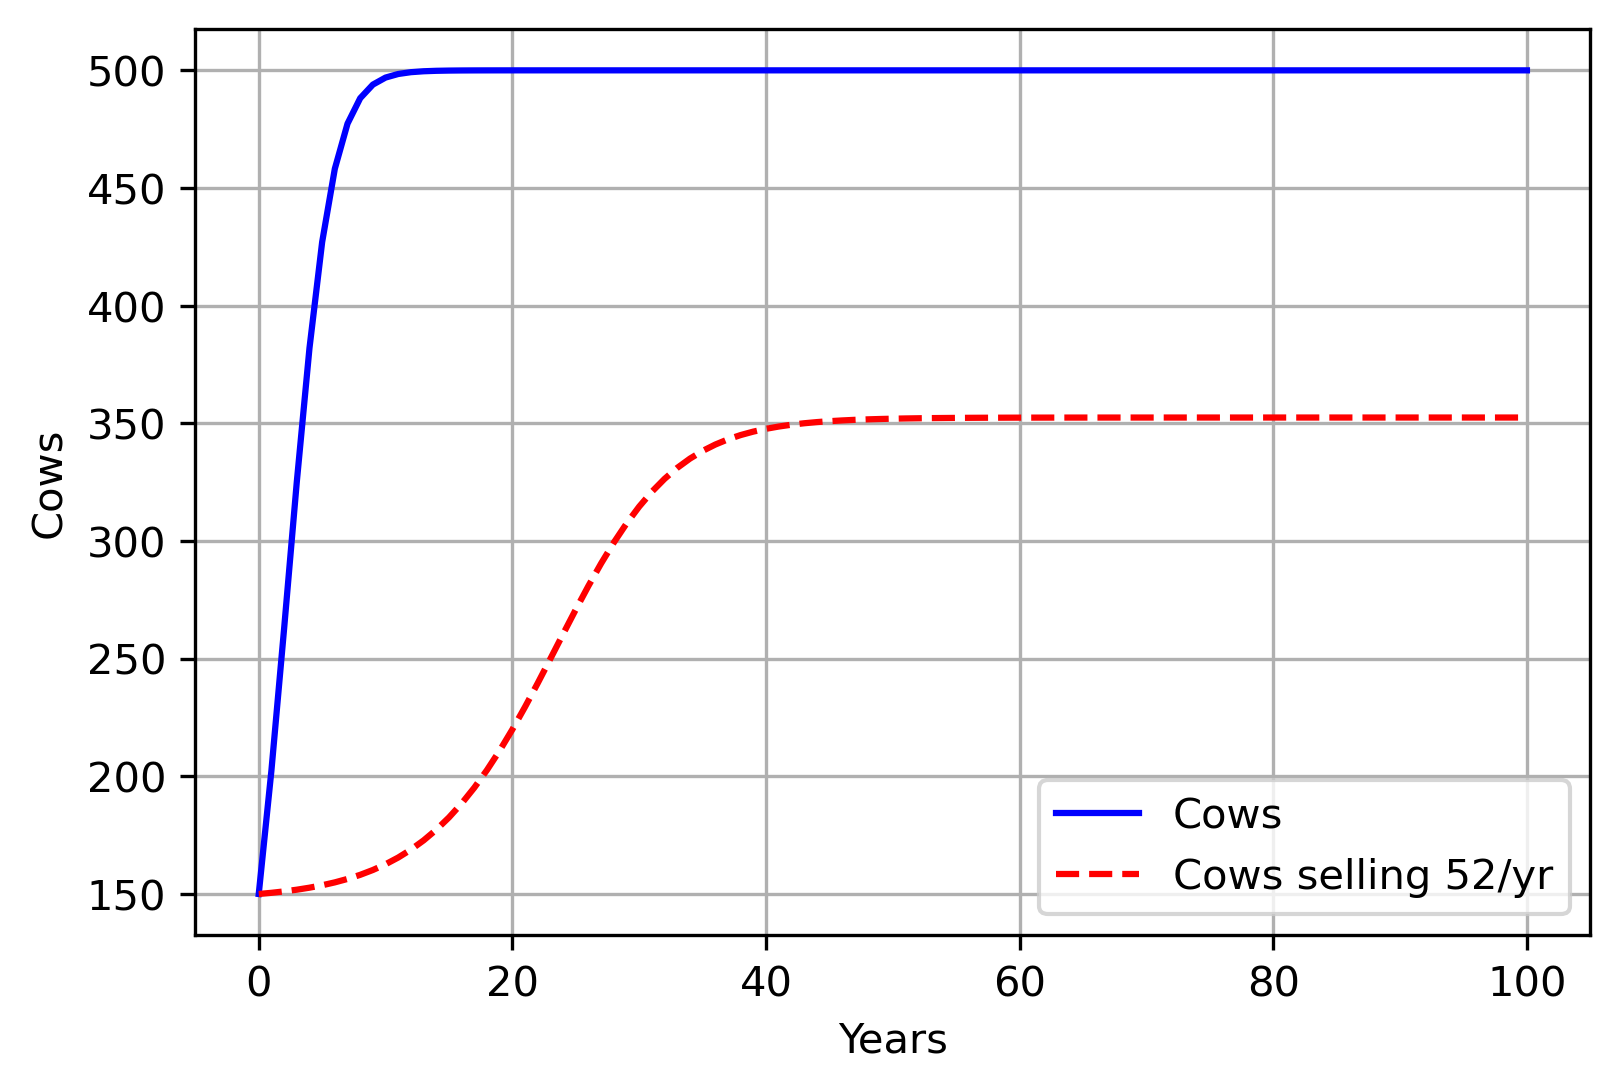

Reproduce this figure in Python.
#!/usr/bin/env python3
# -*- coding: utf-8 -*-
"""
BE523 Biosystems Analysis & Design
HW12 - Question 10. Suppose a ranch can sustain a herd of cattle and that the
cattle population can be modeled by the logistic equation:
    dP/dt=0.001*(500-P)*P
where dP/dt is the rate of change in the number of the heard per year so the
units for the rate constant are: /year.
a) Graph dP/dt vs P and determine the equilibrium states of this base model
   and label which are stable and unstable models.
b) If we choose to sell one animal per week (52/year), what is the new model?
c) Graph P vs t for both models, statting with 2 cows

Created on Tue Feb 23 12:27:06 2021
@author: eduardo
"""
import numpy as np
import matplotlib.pyplot as plt

dt = 1  # time step in years
P0 = 150
steps = 100
sell = 52  # one cow per week, in one year=52
r = 0.001  # growth rate 
K = 500  # carrying capacity

t = np.array(range(0, steps+1, dt))
P = np.zeros(len(t))
Psell = np.zeros(len(t))
P[0], Psell[0] = P0, P0

dPselldt = np.zeros(len(t))
dPdt = np.zeros(len(t))
dPdt2 = np.zeros(K+1)

for i in range(1, len(t)):
    # No sell
    dPdt[i] = r*(K - P[i-1])*P[i-1]
    P[i] = P[i-1] + dPdt[i]*dt
    # Selling cows
    dPselldt[i] = r*(K - Psell[i-1])*Psell[i-1]
    Psell[i] = Psell[i-1] + dPselldt[i]*dt - sell

for i in range(1, K):
    dPdt2[i] = r*(K-i)*i - sell

plt.figure(0)
plt.plot(t, P, 'b-', label='Cows')
plt.plot(t, Psell, 'r--', label='Cows selling %d/yr' % sell)
plt.legend(loc='best')
plt.xlabel('Years')
plt.ylabel('Cows')
plt.grid()
plt.savefig('q10_cows.png', dpi=300, bbox_inches='tight')

plt.figure(1)
plt.plot(range(K+1), dPdt2, 'b-')
plt.xlabel('K')
plt.ylabel('dP/dt2')
plt.grid()
plt.savefig('q10_cows_dPdt2.png', dpi=300, bbox_inches='tight')